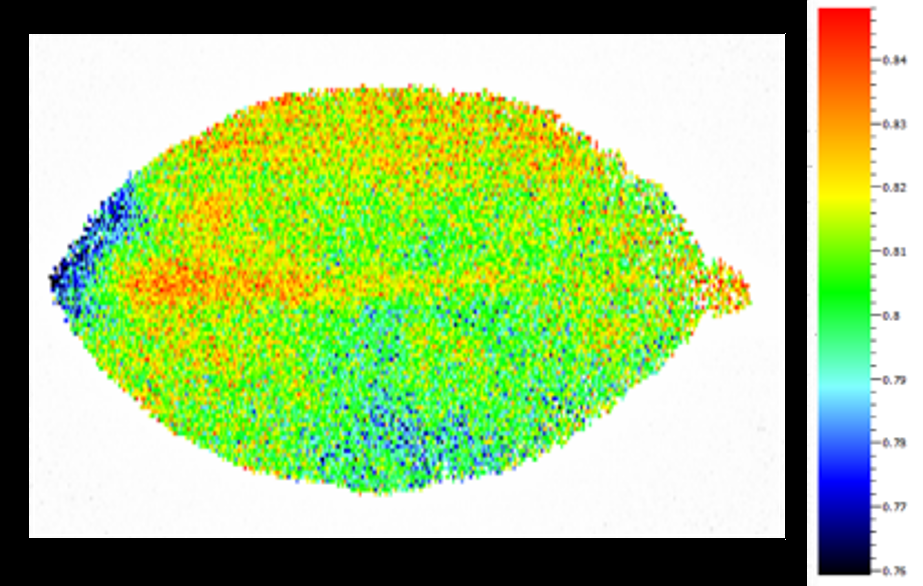
#> input picture test/img/2.png, 923 x 586 px, given in place of 6.png, which was not available
$ python soroe2.py
#> lines starting #> are read from the running program, lines starting #| are printed output that depends on the picture; after the words box and inside, x2 and y2 are one past the last pixel; in counts of white or black regions, pixels touching at a corner belong together; long printed decimals are rounded; pictures that were not available may be replaced by others from this repository, and a replacement may not be noted
import cv2
import numpy as np

sa = 14
hi = 0.97

img_fvfm = cv2.imread('./6.png')
#> img_fvfm is the input picture: shape (586, 923, 3); mean B, G, R 124.4, 194.1, 161.3
img_leaf = cv2.imread('./1.png')
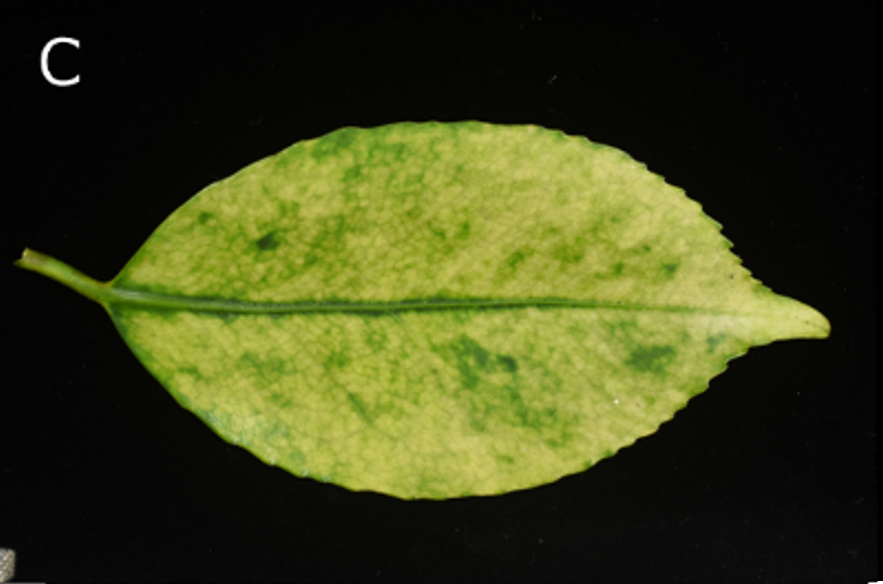
#> input picture test/img/1.png, 883 x 584 px, found by its file name
#> img_leaf is the input picture: shape (584, 883, 3); mean B, G, R 25.4, 64.9, 60.4

fvfm_hsv = cv2.cvtColor(img_fvfm, cv2.COLOR_BGR2HSV)
#> fvfm_hsv: shape (586, 923, 3); mean H, S, V 23.2, 94, 203.2
leaf_hsv = cv2.cvtColor(img_leaf, cv2.COLOR_BGR2HSV)
#> leaf_hsv: shape (584, 883, 3); mean H, S, V 25.7, 100.9, 65

fh, fs, fv = cv2.split(fvfm_hsv)
lh, ls, lv = cv2.split(leaf_hsv)
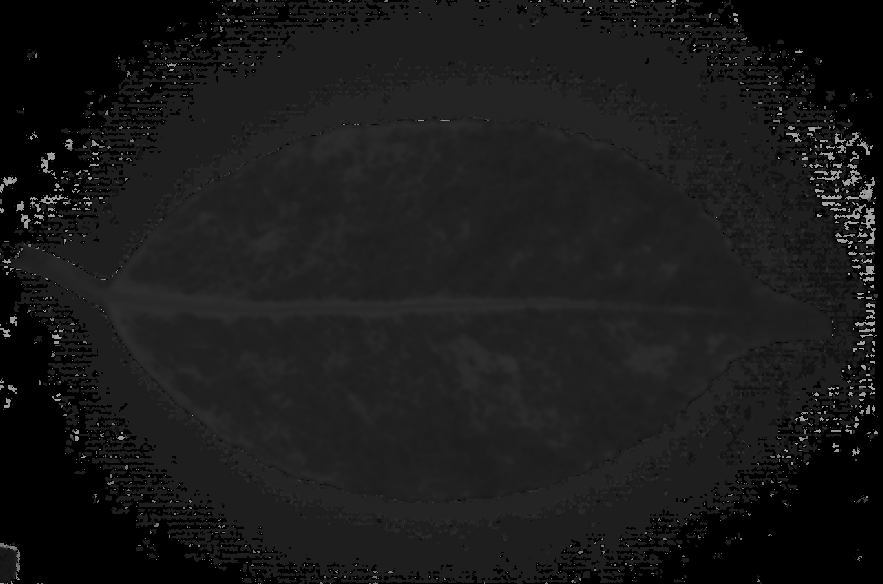
#> lh: shape (584, 883); min 0, max 173, mean 25.7
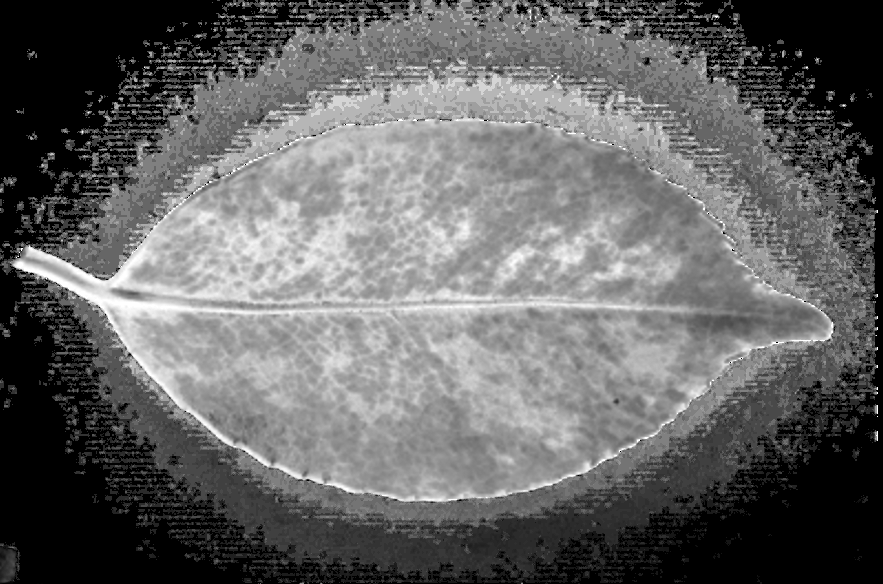
#> ls: shape (584, 883); min 0, max 255, mean 100.9

_, f_bin = cv2.threshold(fs, 10, 255, cv2.THRESH_BINARY)
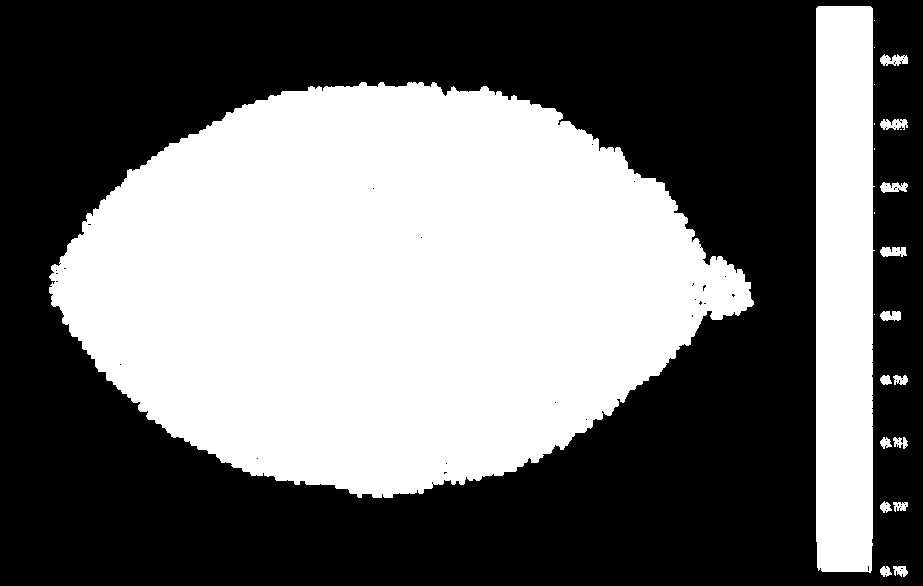
#> f_bin: shape (586, 923); 43.7% white; 23 white regions (8 under 20 px)
f_cnts, _ = cv2.findContours(f_bin, cv2.RETR_EXTERNAL, cv2.CHAIN_APPROX_SIMPLE)
#> f_cnts = 23 contours, 8 with area under 20; largest, box (x1, y1, x2, y2) and area: (49, 82, 754, 498) 201504, (816, 6, 875, 573) 31558, (880, 54, 908, 66) 188, (880, 119, 908, 130) 185, (880, 182, 908, 193) 180
#print(len(f_cnts))

f_area = f_cnts[1]
#> f_area = contour of 26 points, box (x1, y1, x2, y2) (880, 566, 892, 577), area 72

fh, fw = img_fvfm.shape[:2]
#> fh = 586; fw = 923
fblack = np.zeros((fh, fw), np.uint8)
lblack = np.zeros(img_leaf.shape[:2], np.uint8)
img_fvfm = cv2.drawContours(fblack, [f_area], 0, 255, 10)
#> img_fvfm: shape (586, 923); 0.07% white; 1 white region, box (x1, y1, x2, y2) and area: (875, 561, 897, 582) 352


mask_green = cv2.inRange(leaf_hsv, (30,50,50), (90,255,255))
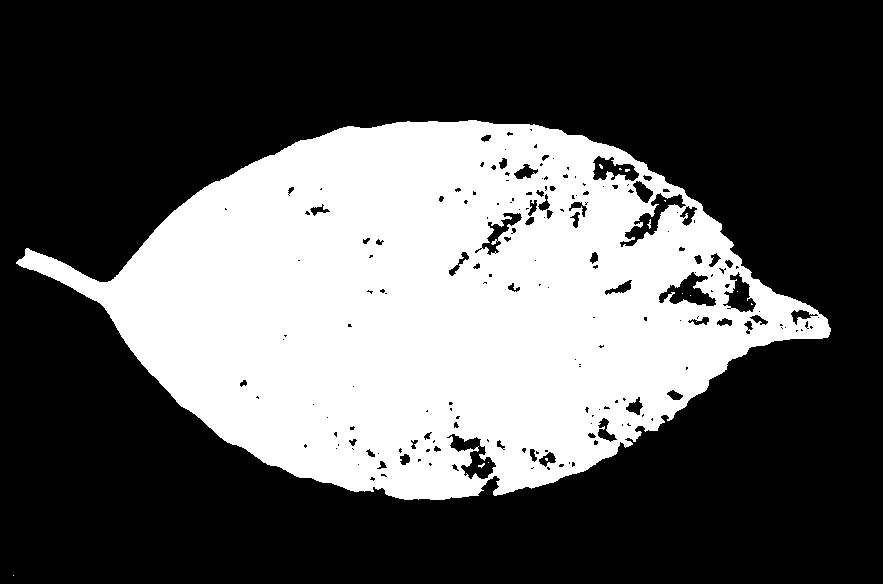
#> mask_green: shape (584, 883); 34.7% white; 14 white regions (13 under 20 px)
l_cnts, _ = cv2.findContours(mask_green, cv2.RETR_EXTERNAL, cv2.CHAIN_APPROX_SIMPLE)
#> l_cnts = 2 contours, 1 with area under 20; largest, box (x1, y1, x2, y2) and area: (16, 120, 831, 500) 186905
l_area = l_cnts[1]
#> l_area = contour of 984 points, box (x1, y1, x2, y2) (16, 120, 831, 500), area 186905

img_leaf = cv2.drawContours(lblack, [l_area], 0, 255, 10)
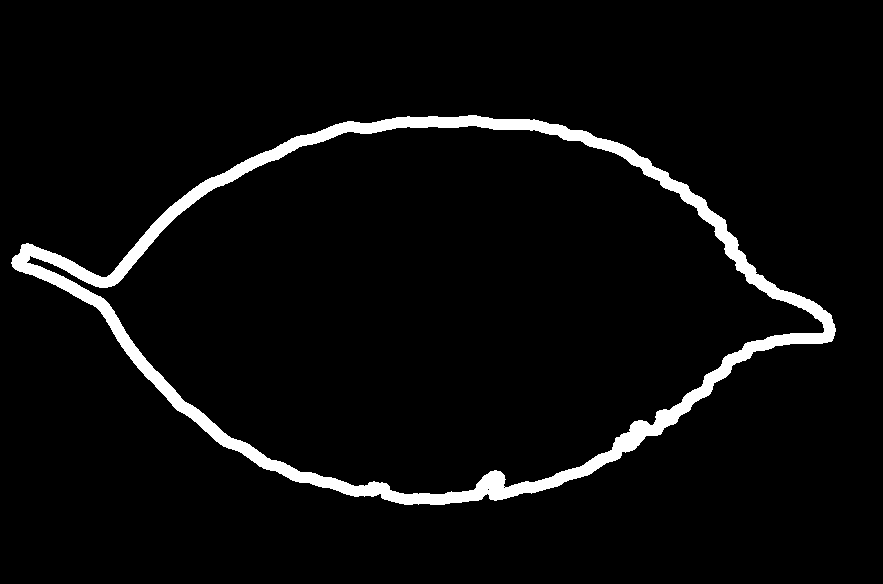
#> img_leaf: shape (584, 883); 4.5% white; 1 white region

#print(cv2.contourArea(f_area))
#print(cv2.contourArea(l_area))

f_ellipse = cv2.fitEllipse(f_area)
#> f_ellipse = ((885.2, 571), (9.38, 11.37), 105.7)
l_ellipse = cv2.fitEllipse(l_area)
#> l_ellipse = ((424.1, 305.7), (360.5, 703.4), 89.57)

#print('f ellipse',f_ellipse)
#print(l_ellipse)
f_angle = f_ellipse[2]
#> f_angle = 105.7
l_angle = l_ellipse[2]
#> l_angle = 89.57

# [12 lines of commented-out code are left out]

f_haba = f_ellipse[1][0]
#> f_haba = 9.38
l_haba = l_ellipse[1][0]
#> l_haba = 360.5

# [20 lines of commented-out code are left out]

f_angle = f_ellipse[2]
l_angle = l_ellipse[2]

f_center = f_ellipse[0]
#> f_center = (885.2, 571)
#print('f_center' ,f_center)
f_height, f_width = img_fvfm.shape[:2]
#> f_height = 586; f_width = 923
f_corners = np.array([(0,0), (f_width,0), (f_width,f_height), (0,f_height)])
#> f_corners = [[0, 0], [923, 0], [923, 586], [0, 586]]
f_radius = np.sqrt(max(np.sum((f_center - f_corners)**2, axis=1)))
#> f_radius = 1053.4
f_frame = int(2 * f_radius)
#> f_frame = 2106
# [4 lines of commented-out code are left out]

f_trans = cv2.getRotationMatrix2D(f_center, f_angle - 90, 1.0)
#> f_trans = [[0.963, 0.27, -121.3], [-0.27, 0.963, 260.3]]
#print('trans', f_trans)
f_trans[0][2] += f_radius - f_center[0]
f_trans[1][2] += f_radius - f_center[1]
f_rotated = cv2.warpAffine(img_fvfm, f_trans, (f_frame, f_frame))
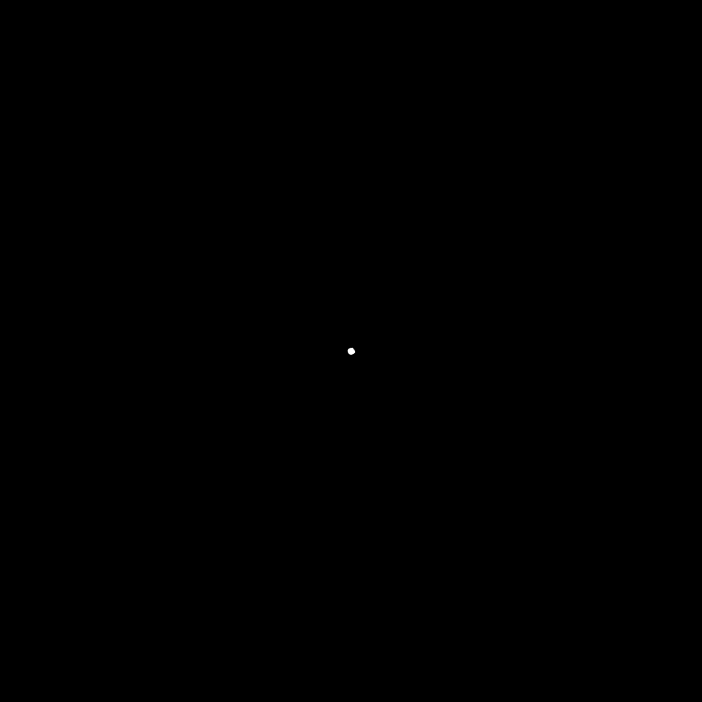
#> f_rotated: shape (2106, 2106) (shown at 1/3 size); min 0, max 255, mean 0


# [5 lines of commented-out code are left out]

f_cnts, _ = cv2.findContours(f_rotated, cv2.RETR_EXTERNAL, cv2.CHAIN_APPROX_SIMPLE)
#> f_cnts = 1 contour; box (x1, y1, x2, y2) and area: (1042, 1043, 1066, 1065) 362
f_area = f_cnts[0]
#> f_area = contour of 38 points, box (x1, y1, x2, y2) (1042, 1043, 1066, 1065), area 362

nuri = np.zeros(f_rotated.shape[:2], np.uint8)
cv2.drawContours(nuri, [f_area], 0, 255, -1)
#> nuri: shape (2106, 2106); 0.01% white; 1 white region, box (x1, y1, x2, y2) and area: (1042, 1043, 1066, 1065) 397

hanotate = (nuri == 255).sum(axis=0)
#> hanotate = 2106 values, max 22 at index 1050, min 0 at index 0, mean 0.189
max_tate = hanotate.max()
#> max_tate = 22
print('max',max_tate)
#| max 22
print('f haba', f_haba)
#| f haba 9.378
print('l haba', l_haba)
#| l haba 360.483

scale = l_haba / f_haba
#> scale = 38.44


scale = cv2.contourArea(l_area) / cv2.contourArea(f_area) * hi
#> scale = 500.1
print('menseki hi',scale)
#| menseki hi 500.132
f_rotated = cv2.resize(f_rotated, dsize=None, fx=scale, fy=1)


# [5 lines of commented-out code are left out]

#> (the run stopped early here; a loop or call above may not have finished)
